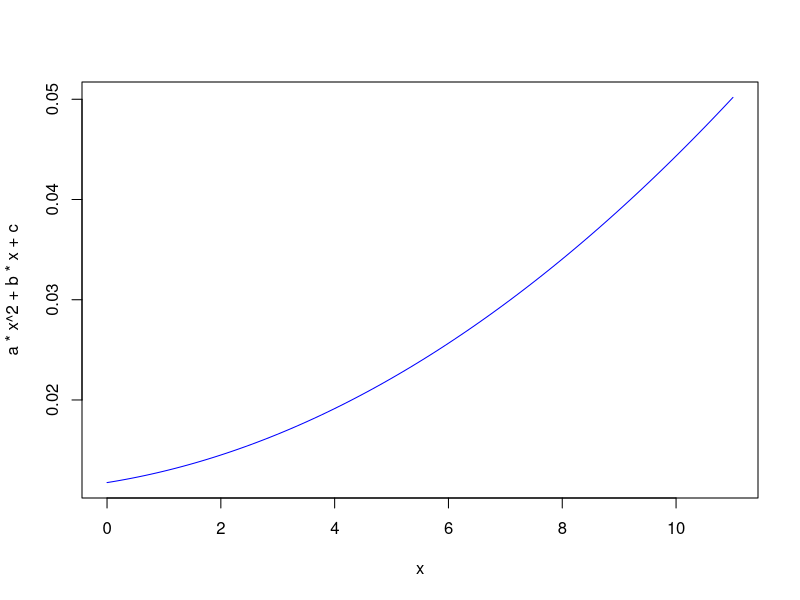
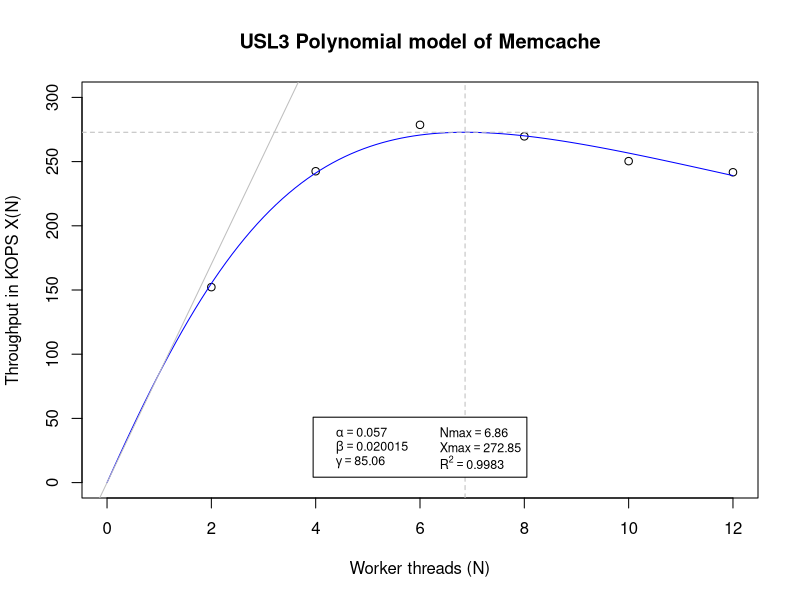

These charts were generated, in order, by the following R code:
# Created by NJG on Tue Oct 23 07:42:37 2018
# Check 2nd degree polynomial with a,b,c in Excel
# when X(1) data is missing

# N is configured number of memcache worker threads 
# First, reproduce Excel results using lm()
df.mc.poly <- read.csv(text=" N,X
                  2,152.22
                  4,242.49
                  6,278.63
                  8,269.67
                  10,250.36
                  12,241.69", 
                  header=TRUE
)
print(df.mc.poly)

df.mc.poly$X.user   <- df.mc.poly$X / df.mc.poly$N
df.mc.poly$Xu.inv   <- 1 / df.mc.poly$X.user
df.mc.poly$N.minus1 <- df.mc.poly$N - 1 # must do this way
print(df.mc.poly)

usl.mc.poly <- lm(Xu.inv ~ N.minus1 + I(N.minus1^2), data=df.mc.poly)
#usl.mc.poly <- lm(Xu.inv ~ N + I(N^2), data=df.mc.poly)
summary(usl.mc.poly)

c <- coef(usl.mc.poly)[1] # intercept
b <- coef(usl.mc.poly)[2] # N coeff
a <- coef(usl.mc.poly)[3] # N^2 coeff

curve(a * x^2 + b* x + c, from=0, to=11, col="blue")

A <- (b - a) / c
B <- a /c
G <- 1 / c

plot(df.mc.poly$N, df.mc.poly$X, 
     xlim=c(0,12), ylim=c(0,300),
     main="USL3 Polynomial model of Memcache",
     xlab="Worker threads (N)",ylab="Throughput in KOPS X(N)"
     )
curve(G * x / ( 1 + A * (x-1) + B * x * (x-1) ), 
      from=0, to=12, 
      col="blue", add=TRUE
      )

# compute USL scaling metrics
Nmax  <- sqrt((1 - A) / B)
Xmax  <- G * Nmax / (1 + A * (Nmax - 1) + B * Nmax * (Nmax - 1))
Nopt  <- abs(1 / A)
Xroof <- G * Nopt 

abline(v=Nmax,col="gray",lty="dashed")
abline(h=Xmax,col="gray",lty="dashed")
abline(b=G, a=0, col="gray")

legend("bottom",
  legend=eval(parse(text=sprintf("expression(alpha == %.4f, beta == %.6f, gamma == %.2f, Nmax==%.2f, Xmax==%.2f,  R^2==%.4f)", 
A, B, G, Nmax, Xmax, summary(usl.mc.poly)$r.squared))), 
ncol=2, inset=0.05, cex=0.75
)

